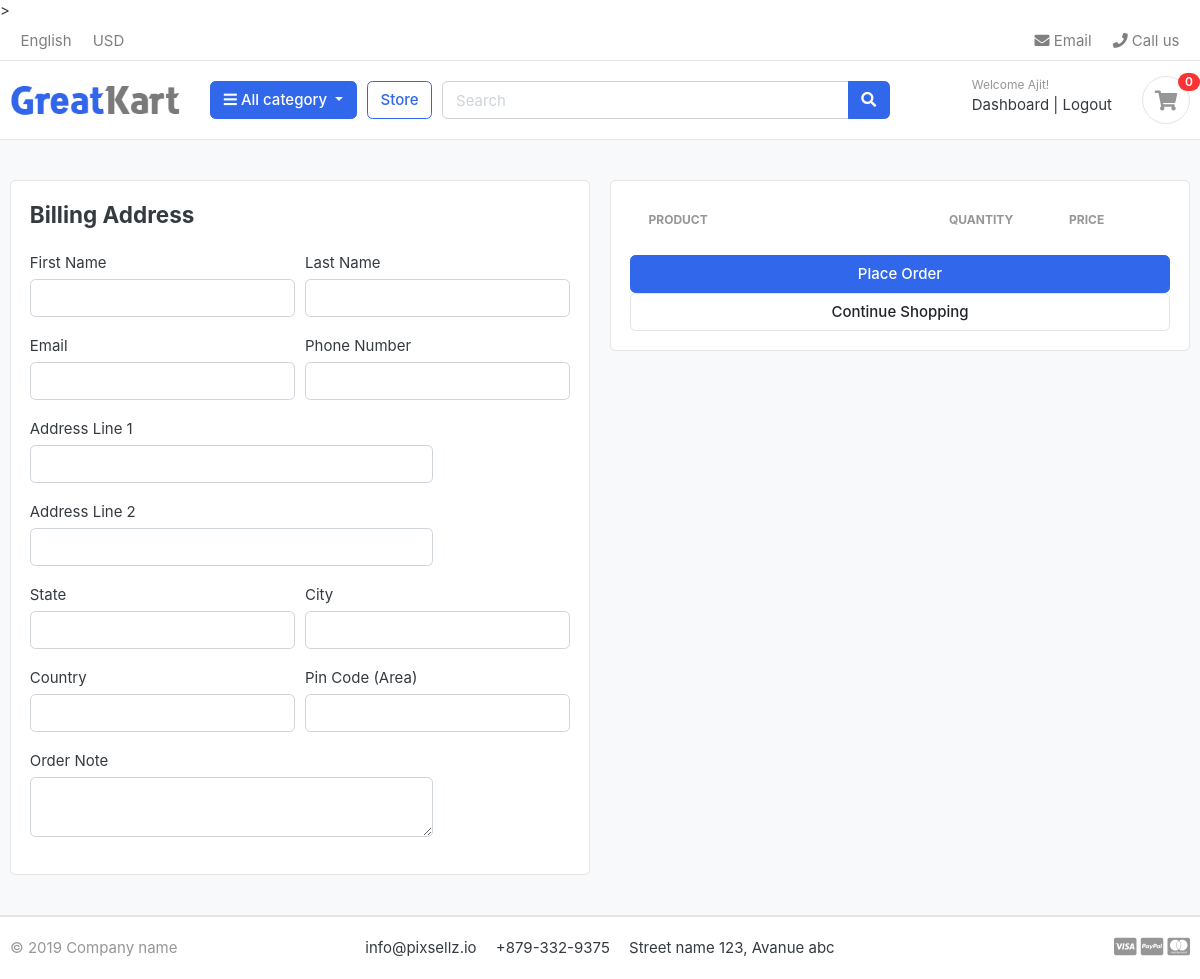
The page /cart/checkout/ (signed in) on the database as committed earlier.
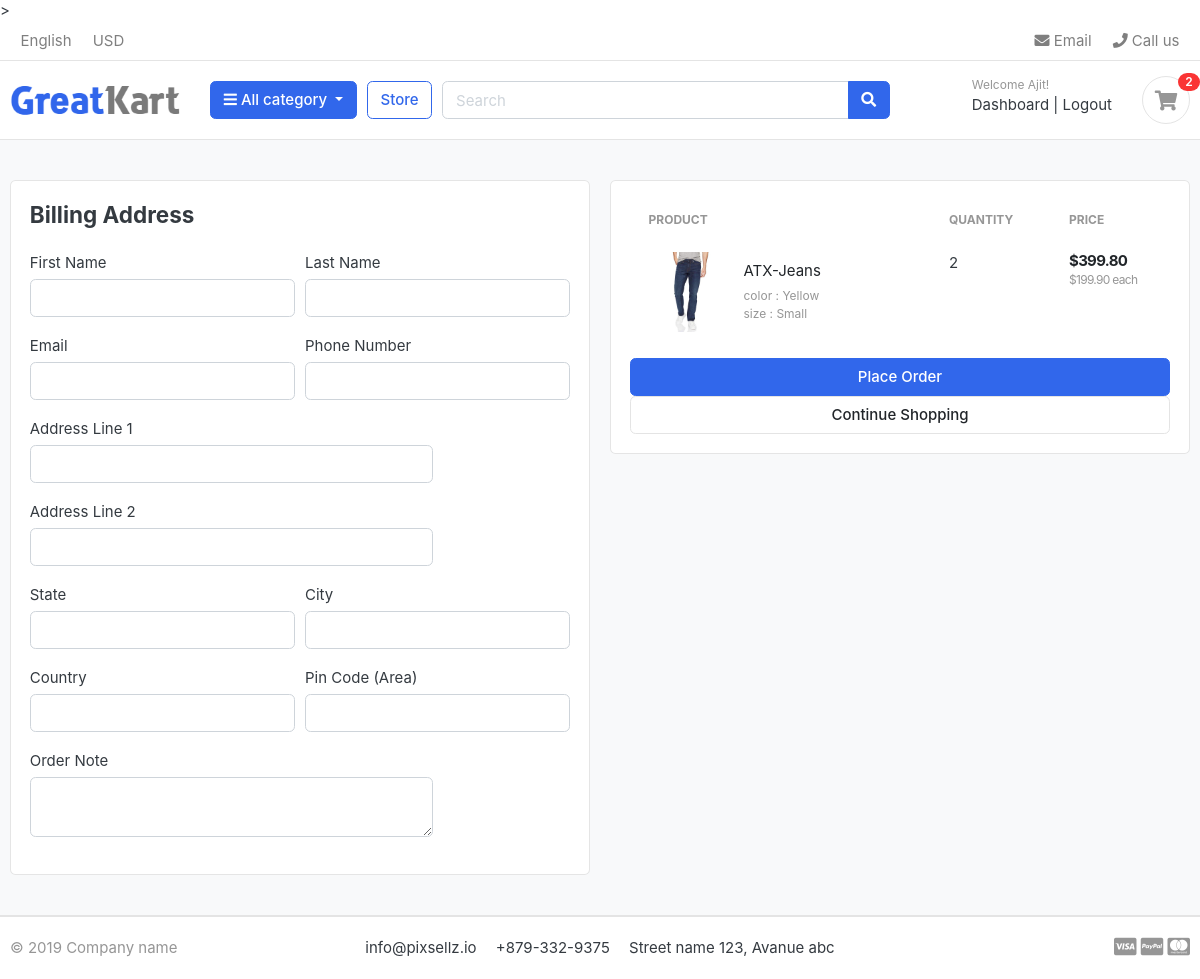
The same page on the database as committed later.
### carts/models.py (models this page shows, shortened)
class CartItem(models.Model):
  user        = models.ForeignKey(Account, on_delete=models.CASCADE, null=True)
  product     = models.ForeignKey(Product, on_delete=models.CASCADE)
  variations  = models.ManyToManyField(Variation, blank=True)
  cart        = models.ForeignKey(Cart, on_delete=models.CASCADE, null=True)
  quantity    = models.IntegerField()
  is_active   = models.BooleanField(default=True)
  def sub_total(self):
    return self.product.price * self.quantity

### store/models.py (models this page shows, shortened)
class Product(models.Model):
  product_name        = models.CharField(max_length=200, unique=True)
  slug                = models.SlugField(max_length=200, unique=True)
  description         = models.TextField(max_length=200, blank=True)
  price               = models.DecimalField(max_digits=10, decimal_places=2, blank=True)
  stock               = models.IntegerField()
  is_available        = models.BooleanField(default=True)
  images              = models.ImageField(upload_to='photos/products')
  category            = models.ForeignKey(Category, on_delete=models.CASCADE)
  created_date        = models.DateTimeField(auto_now_add=True)
  modified_date       = models.DateTimeField(auto_now_add=True)
  def get_url(self):
    return reverse('product_detail', args=[self.category.slug, self.slug])
  def __str__(self):
    return self.product_name

class Variation(models.Model):
  product = models.ForeignKey(Product, on_delete=models.CASCADE)
  variation_category = models.CharField(max_length=100, choices=variation_category_choices)
  variation_values = models.CharField(max_length=100)
  is_active = models.BooleanField(default=True)
  created_date = models.DateTimeField(auto_now_add=True)
  objects = VariationManager()

### carts/views.py (the view)
# urls.py: path('checkout/', views.checkout, name='checkout')
@login_required(login_url = 'login')
def checkout(request, total = 0, quantity = 0, cart_items = None):
  tax = 0
  grand_total = 0
  try:
    if request.user.is_authenticated:
      cart_items = CartItem.objects.filter(user=request.user, is_active=True)
    else:
      cart = Cart.objects.get(cart_id=_cart_id(request))
      cart_items = CartItem.objects.filter(cart=cart, is_active=True)
    for cart_item in cart_items:
      total += cart_item.product.price * cart_item.quantity
      quantity += cart_item.quantity
    tax = (2 * total)/100
    grand_total = total + tax
  except Cart.DoesNotExist:
    cart_items = []
  context = {
      'total' : total,
      'quantity' : quantity,
      'cart_items' : cart_items,
      'tax' : tax,
      'grand_total' : grand_total,
    }
  return render(request, 'store/checkout.html', context)

### carts/context_processors.py (called while the page is built)
def counter(request):
  cart_count = 0
  if 'admin' in request.path:
    return {}
  else:
    try:
      cart = Cart.objects.filter(cart_id=_cart_id(request))
      if request.user.is_authenticated:
        cart_items = CartItem.objects.all().filter(user = request.user)
      else:
        cart_items = CartItem.objects.all().filter(cart=cart[:1])
      for cart_item in cart_items:
        cart_count += cart_item.quantity
    except Cart.DoesNotExist:
      cart_count = 0
  return dict(cart_count=cart_count)

### carts/views.py (called while the page is built)
def _cart_id(request):
  cart = request.session.session_key
  if not cart:
    cart = request.session.create()
  return cart

### category/context_processors.py (called while the page is built)
def menu_links(request):
  links = Category.objects.all()
  return dict(links = links)

### category/models.py (called while the page is built)
  def get_url(self):
    return reverse('products_by_category', args=[self.slug])

### templates/store/checkout.html (shortened to what this page needs)
{% extends 'base.html' %}
{% load static %}
{% block content %}
<section class="section-content padding-y bg">
<div class="container">
<form action="{% url 'place_order' %}" method="POST">
<div class="row">
	<aside class="col-lg-6">
<div class="card">
	<div class="card-body">
		<h4 class="card-title mb-4">Billing Address</h4>
			<div class="form-row">
				<div class="col form-group col-md-6">
					<label for="">First Name</label>
					<input type="text" name="first_name" class="form-control" required>
				</div>
				<div class="col form-group col-md-6">
					<label for="">Last Name</label>
					<input type="text" name="last_name" class="form-control" required>
				</div>
				<div class="col form-group col-md-6">
					<label for="">Email</label>
					<input type="email" name="email" class="form-control" required>
				</div>
				<div class="col form-group col-md-6">
					<label for="">Phone Number</label>
					<input type="text" name="phone" class="form-control" required>
				</div>
				<div class="col form-group col-md-9">
					<label for="">Address Line 1</label>
					<input type="text" name="address_line_1" class="form-control" required>
				</div>
				<div class="col form-group col-md-9">
					<label for="">Address Line 2</label>
					<input type="text" name="address_line_2" class="form-control">
				</div>
				<div class="col form-group col-md-6">
					<label for="">State</label>
					<input type="text" name="state" class="form-control" required>
				</div>
				<div class="col form-group col-md-6">
					<label for="">City</label>
					<input type="text" name="city" class="form-control" required>
				</div>
				<div class="col form-group col-md-6">
					<label for="">Country</label>
					<input type="text" name="country" class="form-control" required>
				</div>
				<div class="col form-group col-md-6">
					<label for="">Pin Code (Area)</label>
					<input type="text" name="pin_code" class="form-control">
				</div>
			</div>
			<div class="form-row">
				<div class="form-group col-md-9">
					<label for="">Order Note</label>
					<textarea name="order_note" rows="2" class="form-control"></textarea>
				</div>
			</div>
	</div>
</div>
	</aside>
	<aside class="col-lg-6">
		<div class="card">
		<div class="card-body">
			<table class="table table-borderless table-shopping-cart">
				<thead class="text-muted">
				<tr class="small text-uppercase">
					<th scope="col">Product</th>
					<th scope="col" width="120">Quantity</th>
					<th scope="col" width="120">Price</th>
				</tr>
				</thead>
				<tbody>
					{% for cart_item in cart_items %}
				<tr>
					<td>
						<figure class="itemside align-items-center">
							<div class="aside"><img src="{{cart_item.product.images.url}}" class="img-sm"></div>
							<figcaption class="info">
								<a href="{{ cart_item.product.get_url }}" class="title text-dark">{{cart_item.product}}</a>
								<p class="text-muted small">
									{% if cart_item.variations.all %}
										{% for item in cart_item.variations.all %}
											{{item.variation_category}} : {{item.variation_values}} <br>
										{% endfor %}
									{% endif %}
								</p>
							</figcaption>
						</figure>
					</td>
					<td>
						<label for="">{{cart_item.quantity}}</label>
					</td>
					<td>
						<div class="price-wrap">
							<var class="price">${{cart_item.sub_total}}</var>
							<small class="text-muted"> ${{cart_item.product.price}} each </small>
						</div>
					</td>
				</tr>
				{% endfor %}
				</tbody>
				</table>
			<a href="{% url 'place_order' %}"><button type="submit" class="btn btn-primary btn-block">Place Order</button></a>
			<a href="{% url 'store' %}" class="btn btn-light btn-block">Continue Shopping</a>
		</div>
		</div>
</aside>
</div>
</form>
</div>
</section>
{% endblock %}

### templates/includes/navbar.html (shortened to what this page needs)
{% load static %}
<header class="section-header">
    <nav class="navbar p-md-0 navbar-expand-sm navbar-light border-bottom">
      <div class="container">
      <div class="collapse navbar-collapse" id="navbarTop4">
        <ul class="navbar-nav mr-auto">
          <li class="nav-item dropdown">
          <a href="#" class="nav-link">   English </a>
          </li>
          <li class="nav-item dropdown">
          <a href="#" class="nav-link"> USD </a>
          </li>
        </ul>
        <ul class="navbar-nav">
          <li><a href="#" class="nav-link"> <i class="fa fa-envelope"></i> Email </a></li>
          <li><a href="#" class="nav-link"> <i class="fa fa-phone"></i> Call us </a></li>
        </ul>
        </div>
      </div>
    </nav>
    <section class="header-main border-bottom">
      <div class="container">
      <div class="row align-items-center">
        <div class="col-lg-2 col-md-3 col-6">
        <a href="{% url 'home' %}" class="brand-wrap">
        <img class="logo" src="{% static './images/logo.png' %}">
        </a>
        </div>
        <div class="col-lg col-sm col-md col-6 flex-grow-0">
        <div class="category-wrap dropdown d-inline-block float-right">
        <button type="button" class="btn btn-primary dropdown-toggle" data-toggle="dropdown">
          <i class="fa fa-bars"></i> All category
        </button>
        </div>
      </div>
    <a href="{% url 'store' %}" class="btn btn-outline-primary">Store</a>
    <div class="col-lg  col-md-6 col-sm-12 col">
    <form action="{% url 'search' %}" class="search" method="GET">
    <div class="input-group w-100">
        <input type="text" class="form-control" style="width:60%;" placeholder="Search" name="keyword">
        <div class="input-group-append">
          <button class="btn btn-primary" type="submit">
            <i class="fa fa-search"></i>
          </button>
        </div>
      </div>
    </form>
    </div>
    <div class="col-lg-3 col-sm-6 col-8 order-2 order-lg-3">
      <div class="d-flex justify-content-end mb-3 mb-lg-0">
        {% if user.id is None %}
          <div class="widget-header">
            <small class="title text-muted">Welcome guest!</small>
            <div>
              <a href="{% url 'login' %}">Sign in</a> <span class="dark-transp"> | </span>
              <a href="{% url 'register' %}"> Register</a>
            </div>
          </div>
        {% else %}
          <div class="widget-header">
            <small class="title text-muted">Welcome {{user.first_name}}!</small>
            <div>
              <a href="{% url 'dashboard' %}">Dashboard</a> <span class="dark-transp"> | </span>
              <a href="{% url 'logout' %}"> Logout</a>
            </div>
          </div>
        {% endif %}
        <a href="{% url 'cart' %}" class="widget-header pl-3 ml-3">
          <div class="icon icon-sm rounded-circle border"><i class="fa fa-shopping-cart"></i></div>
          <span class="badge badge-pill badge-danger notify">{{cart_count}}</span>
        </a>
      </div>
    </div>
    </div>
    </div>
    </section>
  </header>

Rows that differ between the two databases and show on the page:
added CartItem: product.images (picture), product "ATX-Jeans", quantity "2", sub_total "399.80", product.price "199.90"
now on this page (row unchanged): Variation: variation_category "color", variation_values "Yellow"
now on this page (row unchanged): Variation: variation_category "size", variation_values "Small"
Other text that changed with them:
{{ cart_count }}: "0" → "2"
